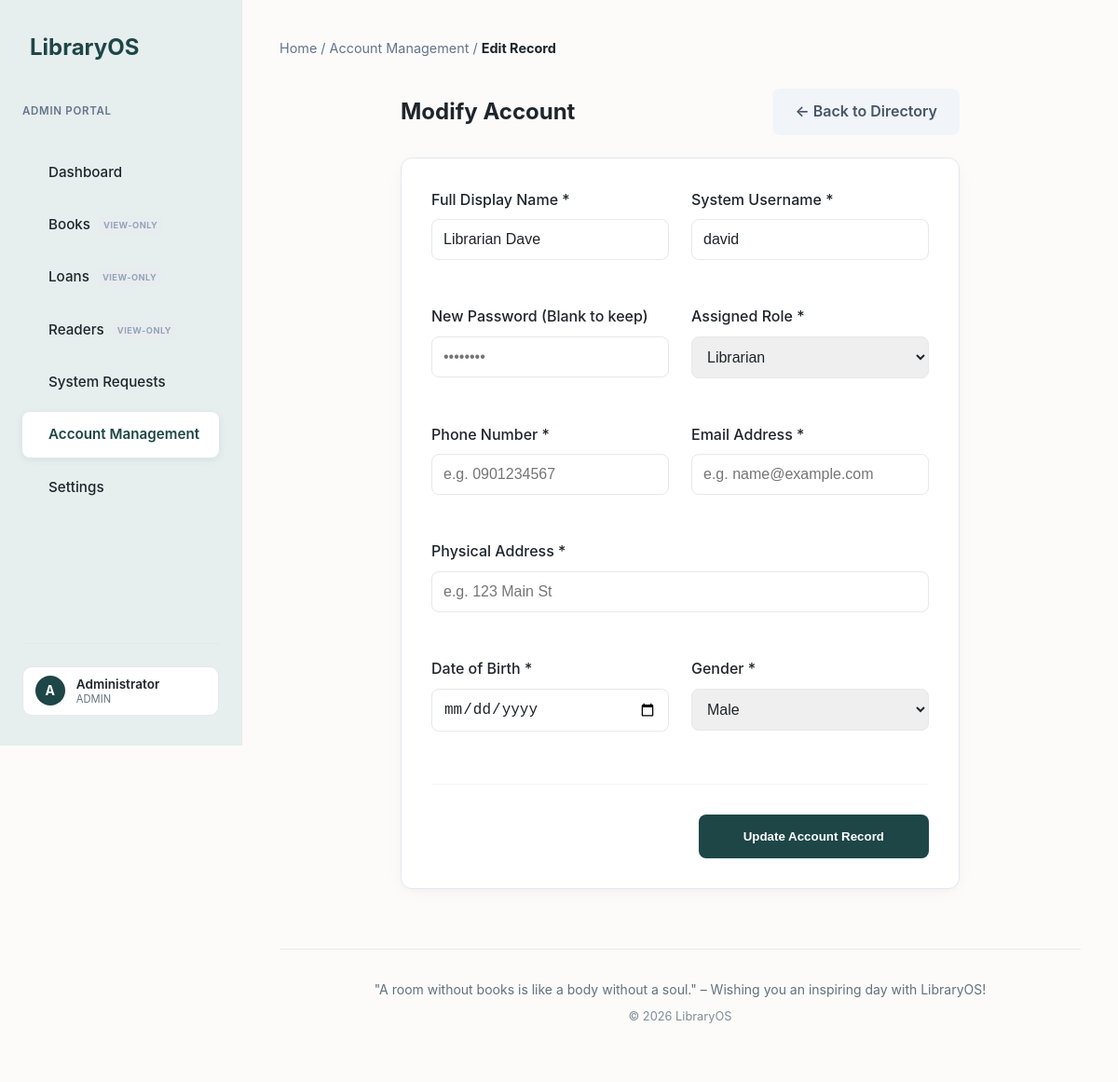
Page /account/account_add.php?id=2 (signed in) on the committed database.
### tables this page shows
CREATE TABLE accounts (
    id         INT AUTO_INCREMENT PRIMARY KEY,
    username   VARCHAR(50)  NOT NULL UNIQUE,
    password   VARCHAR(255) NOT NULL,
    full_name  VARCHAR(100) NOT NULL,
    phone      VARCHAR(20)  UNIQUE,
    email      VARCHAR(100) UNIQUE,
    address    TEXT,
    dob        DATE,
    gender     ENUM('male', 'female', 'other') DEFAULT 'male',
    role_id    INT,
    status     ENUM('active', 'inactive') DEFAULT 'active',
    created_at TIMESTAMP DEFAULT CURRENT_TIMESTAMP,
    FOREIGN KEY (role_id) REFERENCES roles(id)
);

CREATE TABLE roles (
    id   INT AUTO_INCREMENT PRIMARY KEY,
    name VARCHAR(50) NOT NULL UNIQUE
);

### account/account_add.php (called while the page is built, shortened)
<?php
require_once '../env/config.php';
include '../inc/header.php';
$user_data = [];
if (isset($_GET['id'])) {
    $account_id = isset($_GET['id']) ? (int)$_GET['id'] : null;
    $res = mysqli_query($db_connect, "SELECT * FROM accounts WHERE id = " . (int)$account_id);
    if ($row = mysqli_fetch_assoc($res)) {
        $user_data = $row;
    } else {
        header("Location: accounts.php");
        exit();
    }
}
$roles_lookup_res = mysqli_query($db_connect, "SELECT * FROM roles WHERE id != 1");
include 'views/account_editor.php';
include '../inc/footer.php';

### account/views/account_editor.php (the view, shortened to what this page needs)
<div class="breadcrumb" style="margin-bottom: 2rem; color: #64748b; font-size: 0.9rem;">
    Home / Account Management / <strong style="color: var(--text-color);"><?php echo isset($account_id) ? 'Edit Record' : 'New Enrollment'; ?></strong>
</div>
<div class="form-wrapper" style="max-width: 600px; margin: 0 auto;">
    <div style="display: flex; justify-content: space-between; align-items: center; margin-bottom: 1.5rem;">
        <h1 style="font-size: 1.5rem;"><?php echo isset($account_id) ? 'Modify Account' : 'Register Account'; ?></h1>
        <a href="accounts.php" class="btn" style="background: #f1f5f9; color: #475569;">&larr; Back to Directory</a>
    </div>
    <div class="form-card" style="padding: 2rem; border-radius: 12px; border: 1px solid #e2e8f0;">
        <form method="POST" action="">
            <div style="display: grid; grid-template-columns: 1fr 1fr; gap: 1.5rem; margin-bottom: 2rem;">
                <div class="form-group">
                    <label>Full Display Name *</label>
                    <input type="text" name="full_name" value="<?php echo htmlspecialchars($user_data['full_name'] ?? ''); ?>" placeholder="e.g. John Doe" required style="width: 100%;">
                </div>
                <div class="form-group">
                    <label>System Username *</label>
                    <input type="text" name="username" value="<?php echo htmlspecialchars($user_data['username'] ?? ''); ?>" placeholder="e.g. john.librarian" required style="width: 100%;">
                </div>
                <div class="form-group">
                    <label><?php echo isset($account_id) ? 'New Password (Blank to keep)' : 'Initial Password *'; ?></label>
                    <input type="password" name="password" placeholder="••••••••" <?php echo isset($account_id) ? '' : 'required'; ?> style="width: 100%;">
                </div>
                <div class="form-group">
                    <label>Assigned Role *</label>
                    <select name="role_id" required style="width: 100%;">
                        <?php while($role = mysqli_fetch_assoc($roles_lookup_res)): ?>
                            <option value="<?php echo $role['id']; ?>" <?php echo (isset($user_data['role_id']) && $user_data['role_id'] == $role['id']) ? 'selected' : ''; ?>>
                                <?php echo ucfirst($role['name']); ?>
                            </option>
                        <?php endwhile; ?>
                    </select>
                </div>
                <div class="form-group">
                    <label>Phone Number *</label>
                    <input type="text" name="phone" value="<?php echo htmlspecialchars($user_data['phone'] ?? ''); ?>" placeholder="e.g. 0901234567" required style="width: 100%;">
                </div>
                <div class="form-group">
                    <label>Email Address *</label>
                    <input type="email" name="email" value="<?php echo htmlspecialchars($user_data['email'] ?? ''); ?>" placeholder="e.g. name@example.com" required style="width: 100%;">
                </div>
                <div class="form-group" style="grid-column: span 2;">
                    <label>Physical Address *</label>
                    <input type="text" name="address" value="<?php echo htmlspecialchars($user_data['address'] ?? ''); ?>" placeholder="e.g. 123 Main St" required style="width: 100%;">
                </div>
                <div class="form-group">
                    <label>Date of Birth *</label>
                    <input type="date" name="dob" value="<?php echo htmlspecialchars($user_data['dob'] ?? ''); ?>" required style="width: 100%;">
                </div>
                <div class="form-group">
                    <label>Gender *</label>
                    <select name="gender" required style="width: 100%;">
                        <option value="male" <?php echo (isset($user_data['gender']) && $user_data['gender'] == 'male') ? 'selected' : ''; ?>>Male</option>
                    </select>
                </div>
            </div>
            <div style="border-top: 1px solid #f1f5f9; padding-top: 2rem; display: flex; justify-content: flex-end;">
                <button type="submit" class="btn btn-primary" style="padding: 1rem 3rem; font-weight: 700;">
                    <?php echo isset($account_id) ? 'Update Account Record' : 'Initialize Account'; ?>
                </button>
            </div>
        </form>
    </div>
</div>

### css/style.css (style rules this page uses)
:root { --primary-color: #1e4646; --primary-light: #e6eeee; --bg-color: #fcfbfa; --text-color: #1e252b; --text-muted: #62727d; --card-bg: #ffffff; --border-color: #e6e8eb; --danger: #cb4343; --success: #2e7d5a; }
* { margin: 0; padding: 0; box-sizing: border-box; }
body { font-family: 'Inter', system-ui, -apple-system, sans-serif; background-color: var(--bg-color); color: var(--text-color); line-height: 1.6; -webkit-font-smoothing: antialiased; }
.form-card { background: var(--card-bg); padding: 2.5rem; border-radius: 12px; box-shadow: 0 4px 20px -2px rgba(30, 37, 43, 0.04), 0 2px 6px -1px rgba(30, 37, 43, 0.02); max-width: 800px; margin: 0 auto; }
.form-group { margin-bottom: 1.5rem; }
label { display: block; margin-bottom: 0.5rem; font-weight: 500; color: var(--text-color); }
input, select, textarea { width: 100%; padding: 0.75rem; border: 1px solid var(--border-color); border-radius: 8px; font-size: 1rem; color: var(--text-color); transition: border-color 0.3s, box-shadow 0.3s; }
.btn { display: inline-block; padding: 0.75rem 1.5rem; border-radius: 8px; font-weight: 600; text-decoration: none; cursor: pointer; border: none; transition: opacity 0.3s, transform 0.1s; }
.btn-primary { background-color: var(--primary-color); color: white; }
body { display: flex; min-height: 100vh; }
:root { --shopee-orange: #ee4d2d; }

### rows in the picture
accounts: full_name "Librarian Dave", username "david", role_id "Librarian", gender "Male"

### other values in the picture
substr($_SESSION['full_name'], 0, 1) "A"
$_SESSION['full_name'] "Administrator"
$_SESSION['role_name'] "ADMIN"
